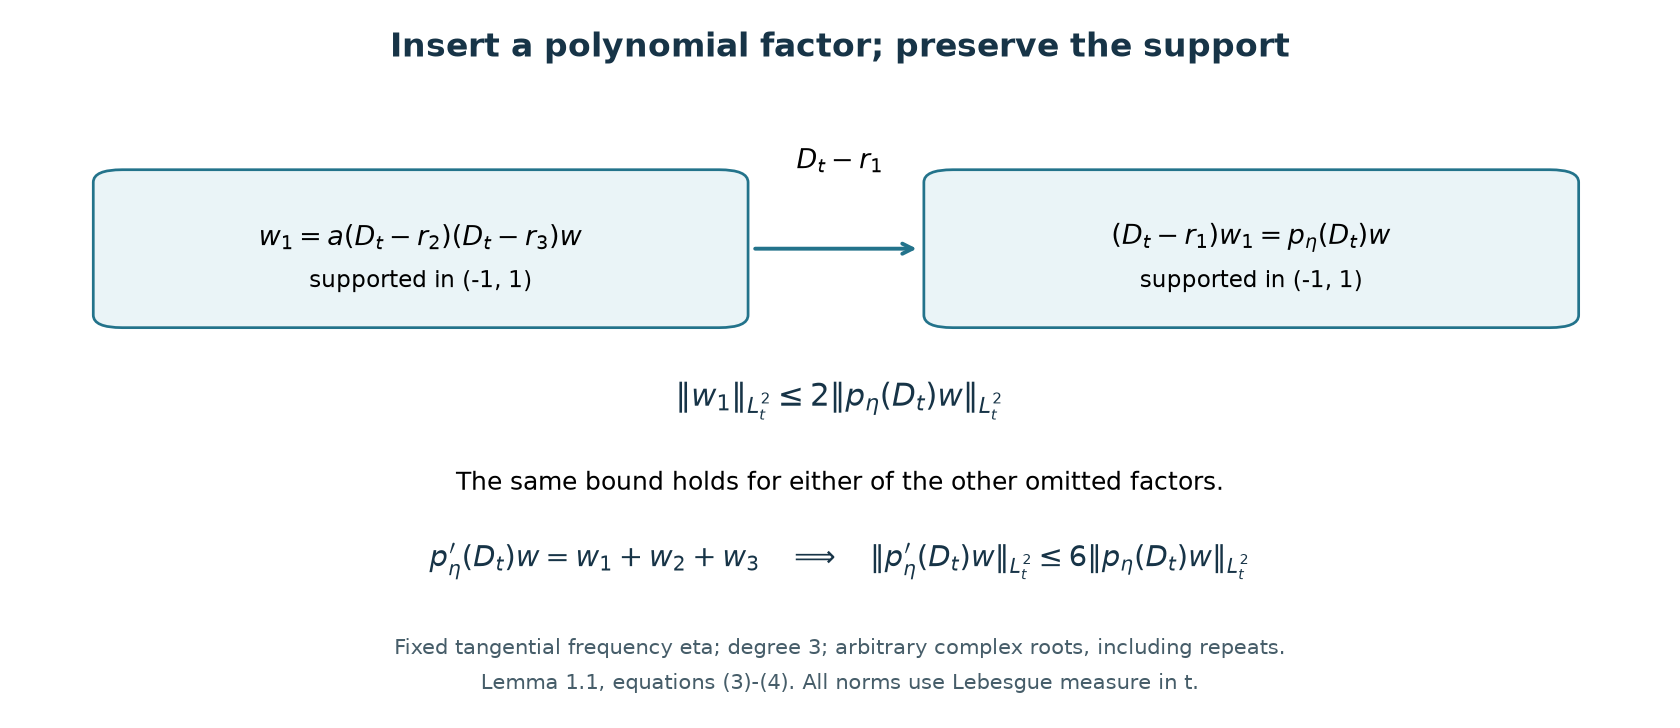

Here is the Python script that generated this plot:
"""CC0. Reproduce the factor argument in Lemma 1.1.

Requires Python 3.12 and Matplotlib 3.11.2. No TeX executable is used.
The boxes are operators, not numerical samples or assertions about roots.
"""
from pathlib import Path
import matplotlib
matplotlib.use("Agg")
matplotlib.rcParams.update({
    "font.family": "DejaVu Sans", "font.size": 13,
    "svg.hashsalt": "AN06-compact-support-polynomial-factors-v1",
    "text.usetex": False,
})
import matplotlib.pyplot as plt
from matplotlib.patches import FancyBboxPatch

folder = Path(__file__).resolve().parent
fig, ax = plt.subplots(figsize=(12, 5.2), dpi=140)
fig.patch.set_facecolor("white")
ax.set(xlim=(0, 1), ylim=(0, 1))
ax.axis("off")
ax.text(.5, .94, "Insert a polynomial factor; preserve the support",
        ha="center", fontsize=17, fontweight="bold", color="#173447")
for x in [.055, .57]:
    ax.add_patch(FancyBboxPatch((x, .57), .37, .19,
        boxstyle="round,pad=0.018", facecolor="#eaf4f7",
        edgecolor="#23738b", linewidth=1.4))
ax.text(.24, .68, r"$w_1=a(D_t-r_2)(D_t-r_3)w$",
        ha="center", va="center", fontsize=14)
ax.text(.24, .61, "supported in (-1, 1)", ha="center", fontsize=12)
ax.text(.755, .68, r"$(D_t-r_1)w_1=p_\eta(D_t)w$",
        ha="center", va="center", fontsize=14)
ax.text(.755, .61, "supported in (-1, 1)", ha="center", fontsize=12)
ax.annotate("", xy=(.55, .665), xytext=(.445, .665),
            arrowprops={"arrowstyle": "->", "color": "#23738b", "lw": 2})
ax.text(.5, .78, r"$D_t-r_1$", ha="center", fontsize=14)
ax.text(.5, .44, r"$\|w_1\|_{L^2_t}\leq2\|p_\eta(D_t)w\|_{L^2_t}$",
        ha="center", fontsize=16, color="#173447")
ax.text(.5, .32, "The same bound holds for either of the other omitted factors.",
        ha="center", fontsize=13)
ax.text(.5, .21,
        r"$p_\eta'(D_t)w=w_1+w_2+w_3"
        r"\quad\Longrightarrow\quad"
        r"\|p_\eta'(D_t)w\|_{L^2_t}\leq6\|p_\eta(D_t)w\|_{L^2_t}$",
        ha="center", fontsize=15, color="#173447")
ax.text(.5, .085,
        "Fixed tangential frequency eta; degree 3; arbitrary complex roots, including repeats.",
        ha="center", fontsize=11, color="#465d69")
ax.text(.5, .035,
        "Lemma 1.1, equations (3)-(4). All norms use Lebesgue measure in t.",
        ha="center", fontsize=11, color="#465d69")
fig.subplots_adjust(left=.02, right=.98, top=.98, bottom=.02)
fig.savefig(folder / "compact-support-polynomial-factors.svg",
            metadata={"Date": None, "Creator": "CC0 original plotting source"})
fig.savefig(folder / "compact-support-polynomial-factors.png",
            metadata={"Software": "CC0 original plotting source"})
plt.close(fig)
